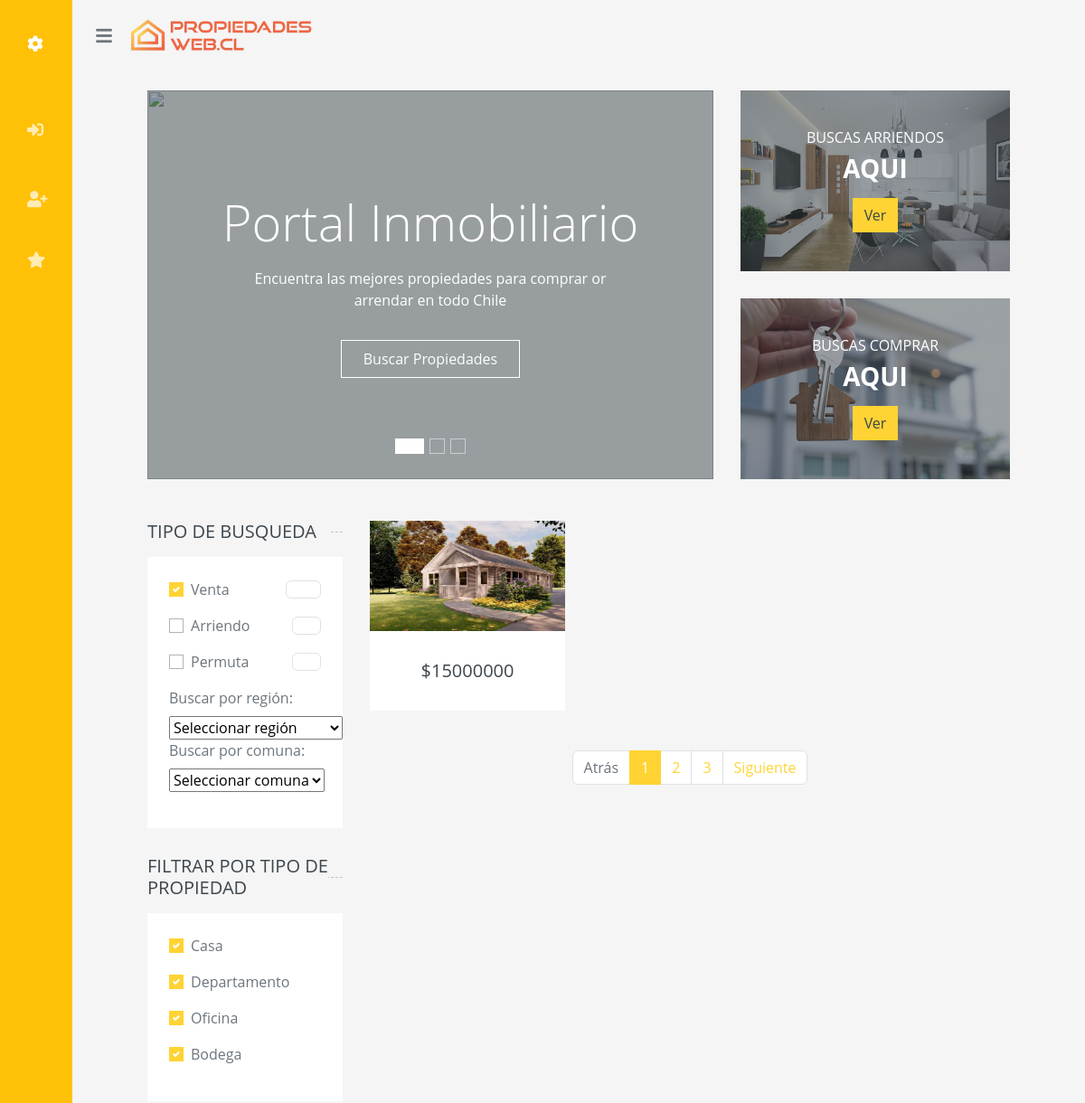
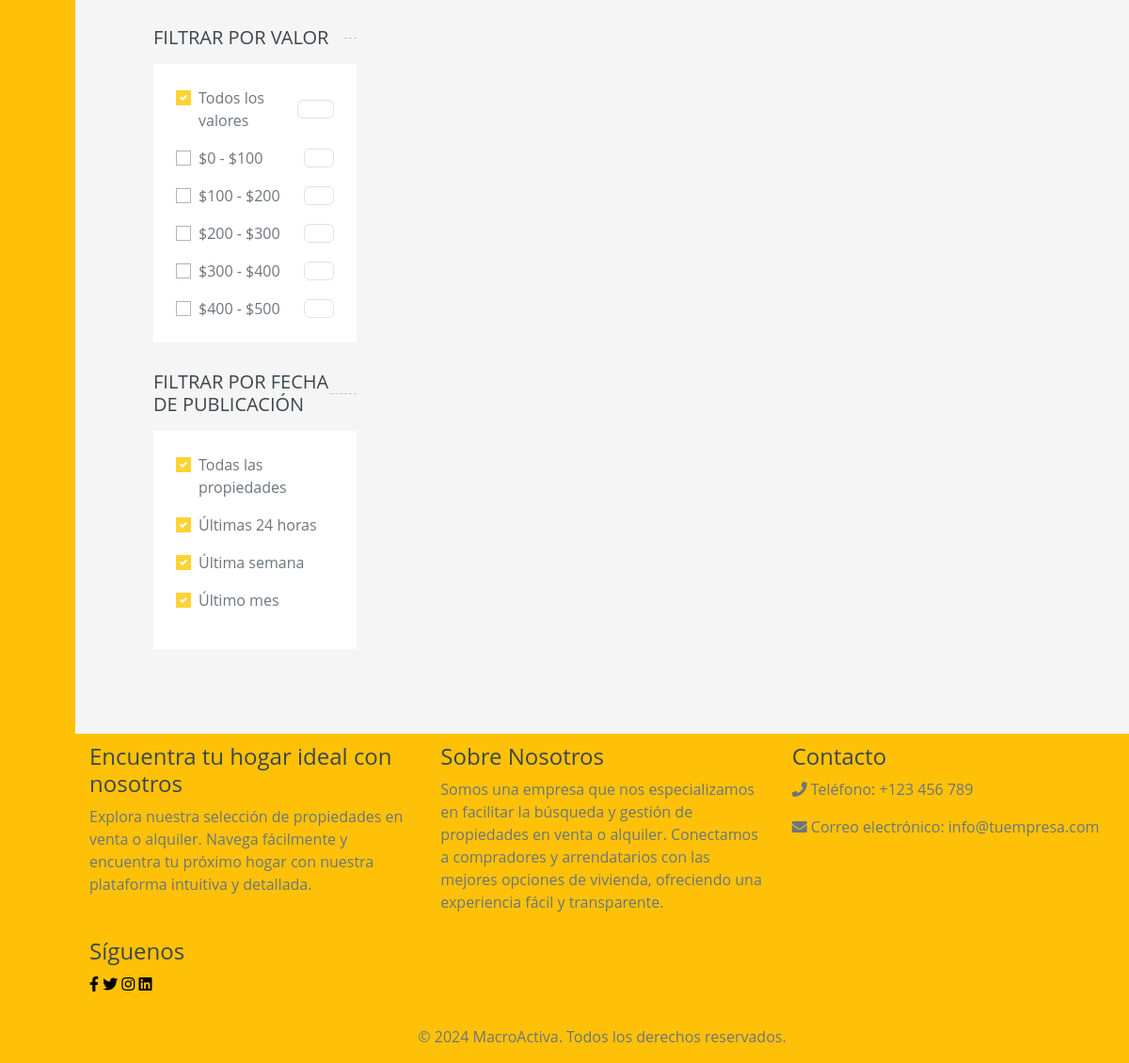
The page / on the database its author committed (2 pictures, top to bottom).
### core/models.py (models this page shows, shortened)
class Publicacion(models.Model):
    id_publicacion = models.AutoField(primary_key=True)
    tipo_moneda = models.CharField(max_length=10)
    valor_tasacion = models.IntegerField()
    precio = models.IntegerField()
    iva = models.FloatField()
    porctje_comision = models.FloatField()
    monto_comision = models.IntegerField()
    es_destacado = models.BooleanField()
    id_propiedad = models.ForeignKey(Propiedad, on_delete=CASCADE)

class Propiedad(models.Model):
    numero_rol = models.IntegerField()
    tipo_propiedad = models.CharField(max_length=50)
    tipo_operacion = models.CharField(max_length=50)
    titulo = models.FileField(upload_to="pdfs/", null=True, blank=True)
    estado = models.BooleanField()
    descripcion_propiedad = models.TextField(default="", null=True, blank=True)
    metros_cuadrados = models.IntegerField()
    nro_habitaciones = models.IntegerField()
    nro_bannos = models.IntegerField()
    precio_tasacion = models.IntegerField()
    ubicacion = models.OneToOneField(Ubicacion, on_delete=models.CASCADE)
    rut_empresa = models.ForeignKey(EmpresaCorredora, on_delete=CASCADE)
    rut_agente = models.ForeignKey(Agente, on_delete=models.SET_NULL, null=True, blank=True)
    propietario = models.ForeignKey(Propietario, on_delete=models.SET_NULL, null=True, blank=True)

class Imagen(models.Model):
    propiedad = models.ForeignKey(Propiedad, related_name='imagenes', on_delete=models.CASCADE)
    imagen = models.ImageField(upload_to='imagenes/')

### core/views.py (the view)
# urls.py: 2. Add a URL to urlpatterns:  path('', views.home, name='home')
def home(request):
    publicaciones = Publicacion.objects.all()
    return render(request, 'core/home.html', {'publicaciones': publicaciones})

### core/templates/core/home.html (shortened to what this page needs)
{% extends "core/base.html" %}
{% load static %}
{% block content %}
<div class="container-fluid mb-3">
    <div class="row px-xl-5">
        <div class="col-lg-8">
            <div id="header-carousel" class="carousel slide carousel-fade mb-30 mb-lg-0" data-ride="carousel">
                <ol class="carousel-indicators">
                    <li data-target="#header-carousel" data-slide-to="0" class="active"></li>
                    <li data-target="#header-carousel" data-slide-to="1"></li>
                    <li data-target="#header-carousel" data-slide-to="2"></li>
                </ol>
                <div class="carousel-inner">
                    <div class="carousel-item position-relative active" style="height: 430px;">
                        <img class="position-absolute w-100 h-100" src="{% static 'core/img/carousel_1.jpg'%}"
                            style="object-fit: cover;">
                        <div class="carousel-caption d-flex flex-column align-items-center justify-content-center">
                            <div class="p-3" style="max-width: 700px;">
                                <h1 class="display-4 text-white mb-3 animate__animated animate__fadeInDown">Portal
                                    Inmobiliario</h1>
                                <p class="mx-md-5 px-5 animate__animated animate__bounceIn">Encuentra las mejores
                                    propiedades
                                    para comprar or arrendar en todo Chile
                                </p>
                                <a class="btn btn-outline-light py-2 px-4 mt-3 animate__animated animate__fadeInUp"
                                    href="#">Buscar Propiedades</a>
                            </div>
                        </div>
                    </div>
                </div>
            </div>
        </div>
        <div class="col-lg-4">
            <div class="product-offer mb-30" style="height: 200px;">
                <img class="img-fluid" src="{% static 'core/img/interior-1.jpg'%}" alt="">
                <div class="offer-text">
                    <h6 class="text-white text-uppercase">Buscas Arriendos</h6>
                    <h3 class="text-white mb-3">AQUI</h3>
                    <a href="" class="btn btn-primary">Ver</a>
                </div>
            </div>
            <div class="product-offer mb-30" style="height: 200px;">
                <img class="img-fluid" src="{% static 'core/img/comprar-vivienda.jpg'%}" alt="">
                <div class="offer-text">
                    <h6 class="text-white text-uppercase">Buscas Comprar</h6>
                    <h3 class="text-white mb-3">AQUI</h3>
                    <a href="" class="btn btn-primary">Ver</a>
                </div>
            </div>
        </div>
    </div>
</div>
<div class="container-fluid">
    <div class="row px-xl-5">
        <div class="col-lg-3 col-md-4">
            <h5 class="section-title position-relative text-uppercase mb-3"><span class="bg-secondary pr-3">Tipo de
                    busqueda</span></h5>
            <div class="bg-light p-4 mb-30">
                <form>
                    <div class="custom-control custom-checkbox d-flex align-items-center justify-content-between mb-3">
                        <label class="custom-control-label" for="price-all">Venta</label>
                        <span class="badge border font-weight-normal">1000</span>
                    </div>
                    <div class="custom-control custom-checkbox d-flex align-items-center justify-content-between mb-3">
                        <label class="custom-control-label" for="price-1">Arriendo</label>
                        <span class="badge border font-weight-normal">150</span>
                    </div>
                    <div class="custom-control custom-checkbox d-flex align-items-center justify-content-between mb-3">
                        <label class="custom-control-label" for="price-1">Permuta</label>
                        <span class="badge border font-weight-normal">150</span>
                    </div>
                    <div class="dropdown justify-content-between mb-3">
                        <label for="regiones">Buscar por región:</label>
                        <select id="regiones" onchange="cargarComunas()">
                            <option value="">Seleccionar región</option>
                        </select>
                        <label for="comunas">Buscar por comuna:</label>
                        <select id="comunas">
                            <option value="">Seleccionar comuna</option>
                        </select>
                    </div>
                </form>
            </div>
            <h5 class="section-title position-relative text-uppercase mb-3"><span class="bg-secondary pr-3">Filtrar por
                    tipo de propiedad</span></h5>
            <div class="bg-light p-4 mb-30">
                <form>
                    <div class="custom-control custom-checkbox d-flex align-items-center justify-content-between mb-3">
                        <label class="custom-control-label" for="price-all">Casa</label>
                    </div>
                    <div class="custom-control custom-checkbox d-flex align-items-center justify-content-between mb-3">
                        <label class="custom-control-label" for="price-all">Departamento</label>
                    </div>
                    <div class="custom-control custom-checkbox d-flex align-items-center justify-content-between mb-3">
                        <label class="custom-control-label" for="price-all">Oficina</label>
                    </div>
                    <div class="custom-control custom-checkbox d-flex align-items-center justify-content-between mb-3">
                        <label class="custom-control-label" for="price-all">Bodega</label>
                    </div>
                </form>
            </div>
            <h5 class="section-title position-relative text-uppercase mb-3"><span class="bg-secondary pr-3">Filtrar por
                    valor</span></h5>
            <div class="bg-light p-4 mb-30">
                <form>
                    <div class="custom-control custom-checkbox d-flex align-items-center justify-content-between mb-3">
                        <label class="custom-control-label" for="price-all">Todos los valores</label>
                        <span class="badge border font-weight-normal">1000</span>
                    </div>
                    <div class="custom-control custom-checkbox d-flex align-items-center justify-content-between mb-3">
                        <label class="custom-control-label" for="price-1">$0 - $100</label>
                        <span class="badge border font-weight-normal">150</span>
                    </div>
                    <div class="custom-control custom-checkbox d-flex align-items-center justify-content-between mb-3">
                        <label class="custom-control-label" for="price-2">$100 - $200</label>
                        <span class="badge border font-weight-normal">295</span>
                    </div>
                    <div class="custom-control custom-checkbox d-flex align-items-center justify-content-between mb-3">
                        <label class="custom-control-label" for="price-3">$200 - $300</label>
                        <span class="badge border font-weight-normal">246</span>
                    </div>
                    <div class="custom-control custom-checkbox d-flex align-items-center justify-content-between mb-3">
                        <label class="custom-control-label" for="price-4">$300 - $400</label>
                        <span class="badge border font-weight-normal">145</span>
                    </div>
                    <div class="custom-control custom-checkbox d-flex align-items-center justify-content-between">
                        <label class="custom-control-label" for="price-5">$400 - $500</label>
                        <span class="badge border font-weight-normal">168</span>
                    </div>
                </form>
            </div>
            <h5 class="section-title position-relative text-uppercase mb-3"><span class="bg-secondary pr-3">Filtrar por
                    fecha de publicación</span></h5>
            <div class="bg-light p-4 mb-30">
                <form>
                    <div class="custom-control custom-checkbox d-flex align-items-center justify-content-between mb-3">
                        <label class="custom-control-label" for="price-all">Todas las propiedades</label>
                    </div>
                    <div class="custom-control custom-checkbox d-flex align-items-center justify-content-between mb-3">
                        <label class="custom-control-label" for="price-all">Últimas 24 horas</label>
                    </div>
                    <div class="custom-control custom-checkbox d-flex align-items-center justify-content-between mb-3">
                        <label class="custom-control-label" for="price-all">Última semana</label>
                    </div>
                    <div class="custom-control custom-checkbox d-flex align-items-center justify-content-between mb-3">
                        <label class="custom-control-label" for="price-all">Último mes</label>
                    </div>
                </form>
            </div>
        </div>
        <div class="col-lg-9 col-md-8">
            <div class="row pb-3">
                {% for publicacion in publicaciones %}
                <div class="col-lg-4 col-md-6 col-sm-6 pb-1">
                    <div class="product-item bg-light mb-4">
                        <div class="product-img position-relative overflow-hidden">
                            {% if publicacion.id_propiedad.imagenes.exists %}
                            <a href="{% url 'detalles_publicacion' publicacion.id_publicacion %}"><img class="img-fluid w-100"  src="{{ publicacion.id_propiedad.imagenes.first.imagen.url }}" alt="Imagen de propiedad">
                            </a>
                            {% else %}
                            <a href="{% url 'detalles_publicacion' publicacion.id_publicacion %}"><img class="img-fluid w-100" src="{% static 'core/img/default.jpg' %}" alt="Imagen por defecto">
                            </a>
                            {% endif %}
                        </div>
                        <div class="text-center py-4">
                            <div class="d-flex align-items-center justify-content-center mt-2">
                                <h5>${{ publicacion.precio }}</h5>
                            </div>
                        </div>
                    </div>
                </div>
                {% endfor %}
            </div>
            <div class="col-12">
                <ul class="pagination justify-content-center">
                    <li class="page-item disabled"><a class="page-link" href="#">Atrás</a></li>
                    <li class="page-item active"><a class="page-link" href="#">1</a></li>
                    <li class="page-item"><a class="page-link" href="#">2</a></li>
                    <li class="page-item"><a class="page-link" href="#">3</a></li>
                    <li class="page-item"><a class="page-link" href="#">Siguiente</a></li>
                </ul>
            </div>
        </div>
{% endblock %}

### rows shown on the page
Publicacion: id_propiedad.imagenes.first.imagen (picture), precio "15000000"
